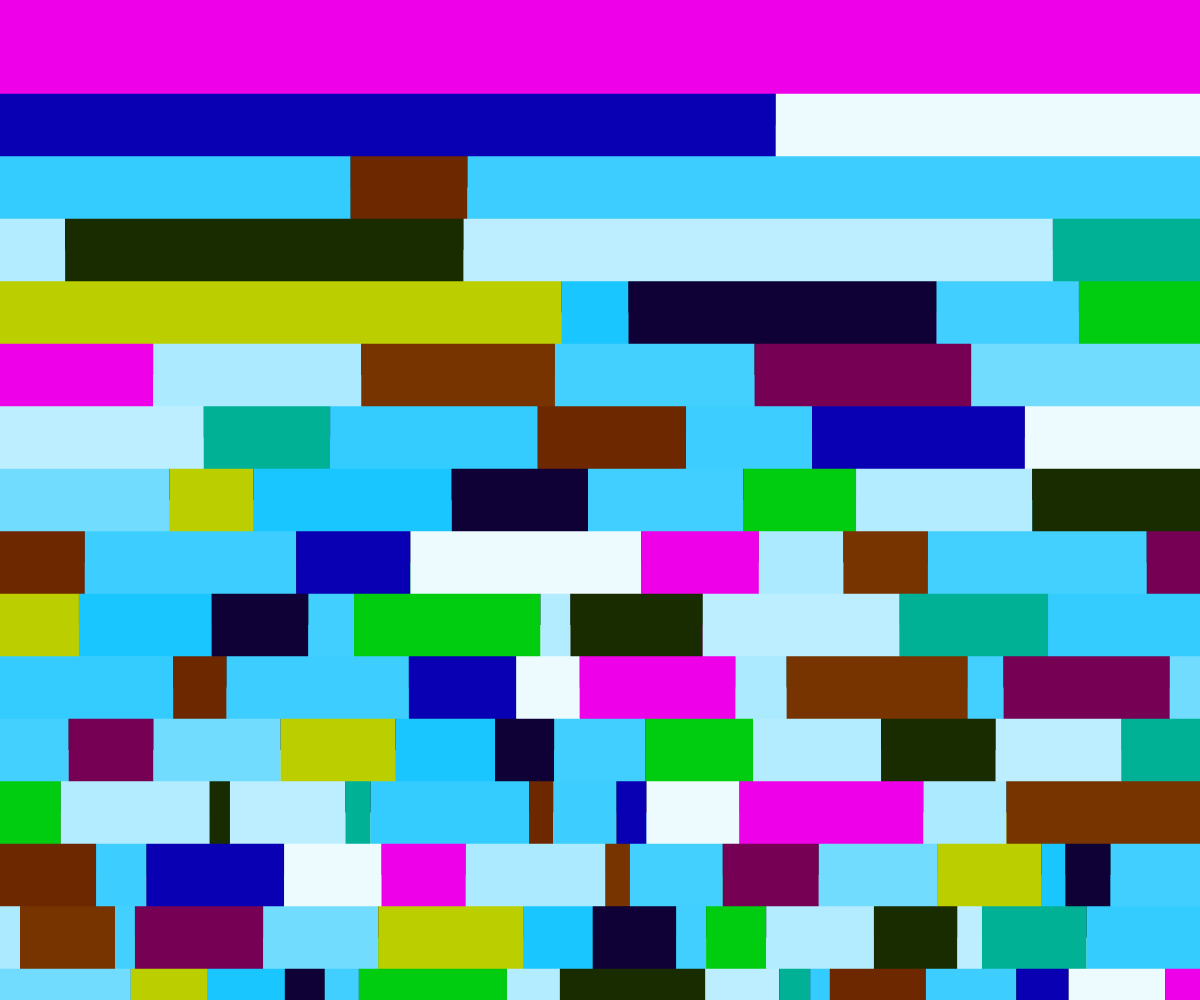
Frame 1 (no input)
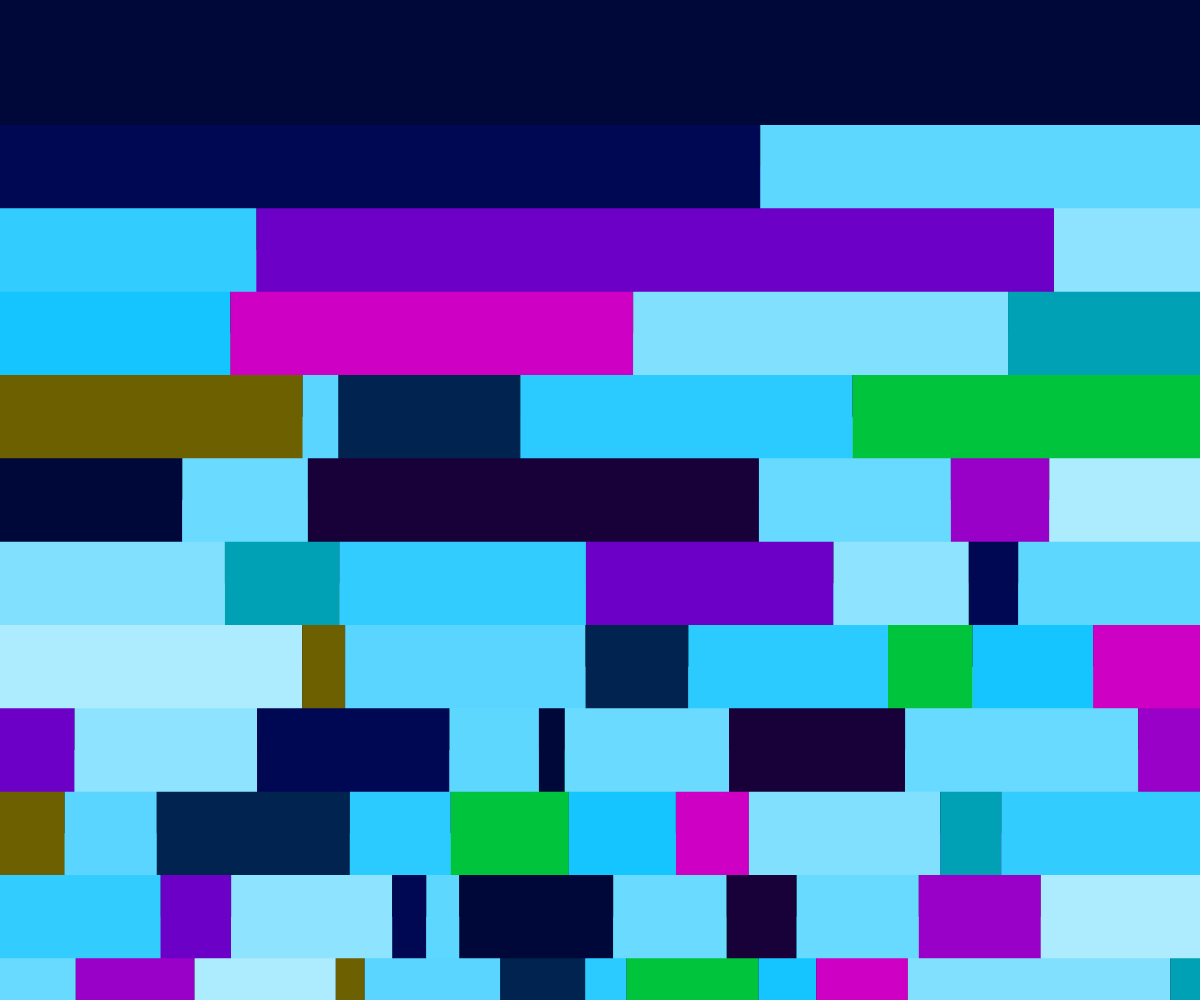
Frame 2 (the mouse pressed at the canvas centre, redrawn once)

The p5.js sketch that drew these frames (run headless with seeded random() and noise() and a simulated clock; the mouse was pressed at the canvas centre and the sketch redrawn once):

// p5.js sketch
// ── sketch.js
'use strict';

var colorCount = 20;

var hueValues = [];
var saturationValues = [];
var brightnessValues = [];


function setup() {
    createCanvas(windowWidth, windowHeight);
    colorMode(HSB, 360, 100, 100, 100);
    noStroke();
}

function draw() {
    noLoop();
    background(0);

    for (var i = 0; i < colorCount; i++) {
        if (i % 2 == 0) {
            hueValues[i] = random(360);
            saturationValues[i] = 100;
            brightnessValues[i] = random(100);
        } else {
            hueValues[i] = 195;
            saturationValues[i] = random(100);
            brightnessValues[i] = 100;
        }
    }

    var counter = 0;

    var rowCount = int(random(5, 30));
    var rowHeight = height / rowCount;

    // Separate the line in parts
    for (var i = rowCount; i >= 0; i--) {
        // Count the fragments 
        var partCount = i + 1;
        var parts = [];

        for (var ii = 0; ii < partCount; ii++) {
            // Push to the empty array
            parts.push(random(2, 20));
        }

        // Sum up all fragments
        var sumPartsTotal = 0;
        for (var ii = 0; ii < partCount; ii++) {
            //Add all the parts together to get the total
            sumPartsTotal += parts[ii];
        }

        // Draw the rectangles
        var sumPartsNow = 0;
        // Go through the loop and find out each part's location
        for (var j = 0; j < parts.length; j++) {
            // We map each value to the total width
            var x = map(sumPartsNow, 0, sumPartsTotal, 0, width);
            var y = rowHeight * i;
            var w = map(parts[j], 0, sumPartsTotal, 0, width);
            var h = rowHeight * 1.5;

            var index = counter % colorCount;
            var col = color(hueValues[index], saturationValues[index], brightnessValues[index]);
            fill(col);
            // Use the set variable to draw the rectangles
            rect(x, y, w, h);
            // Add the total parts together
            sumPartsNow += parts[j];
            counter++;
        }
    }

}
